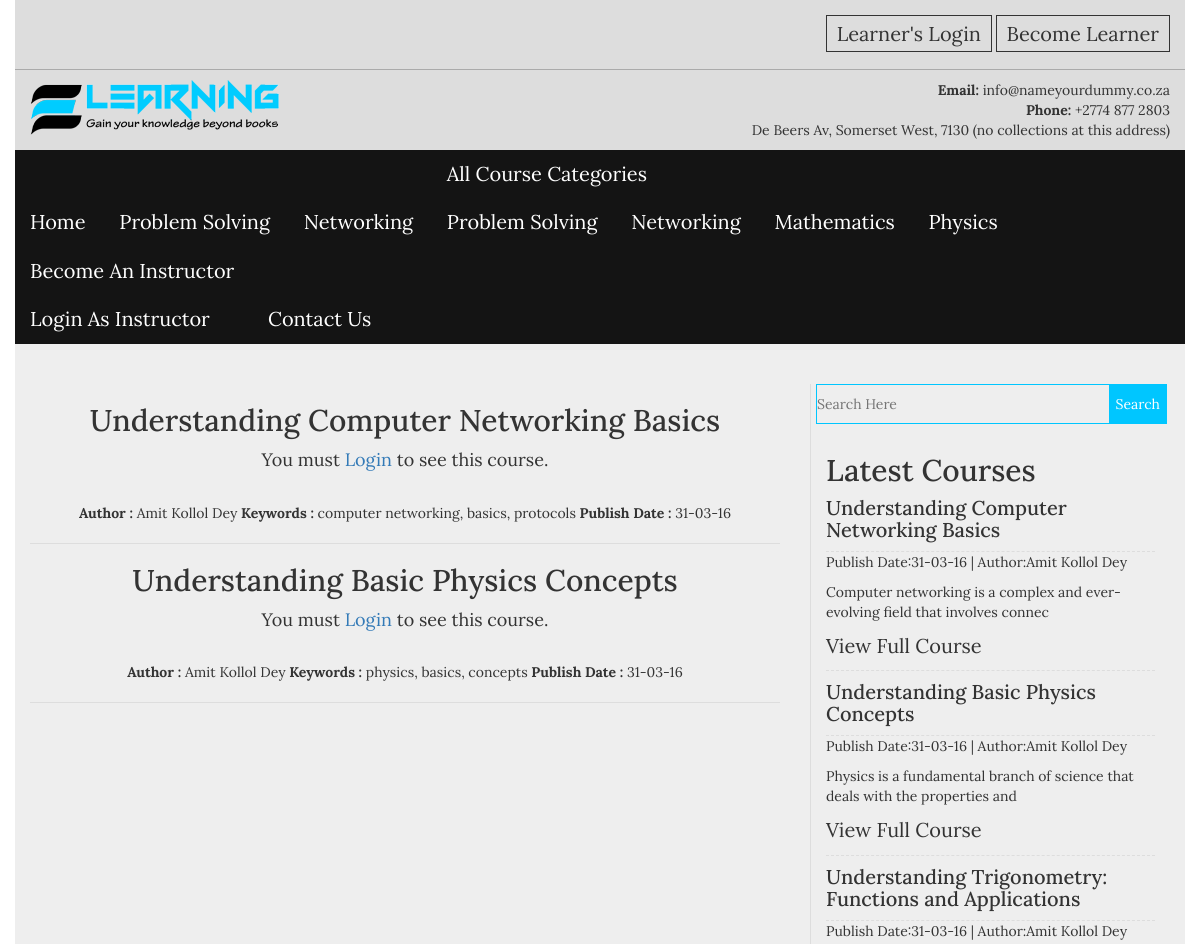
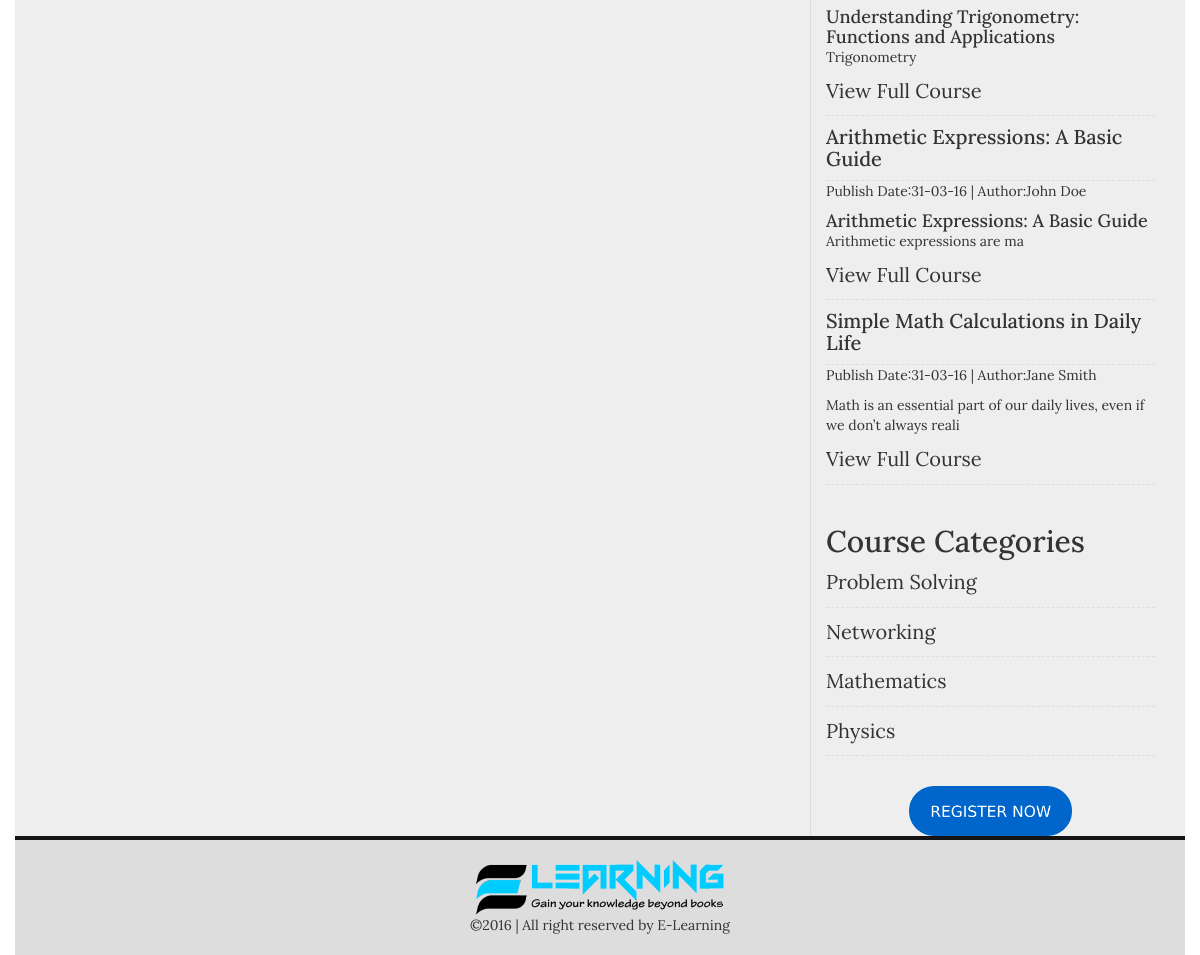
/single.php?post_id=27, run on the app's committed database (2 pictures, top to bottom).
### tables this page shows
CREATE TABLE `categories` (
  `cat_id` int(100) NOT NULL,
  `cat_name` varchar(100) NOT NULL,
  `cat_desc` text NOT NULL,
  `cat_icon` varchar(50) NOT NULL
);

CREATE TABLE `posts` (
  `post_id` int(100) NOT NULL,
  `cat_id` int(100) NOT NULL,
  `post_title` varchar(100) NOT NULL,
  `post_date` text NOT NULL,
  `post_author` varchar(50) NOT NULL,
  `post_keywords` text NOT NULL,
  `post_image` text NOT NULL,
  `post_content` longtext NOT NULL,
  `video_link` varchar(200) NOT NULL
);

### single.php (the view, shortened to what this page needs)
<?php
include("includes/header.php");
?>
<section class="content_area">
    <div class="container">
        <div class="row">
            <div class="col-md-8 col-sm-8 col-xs-12" style="margin-top:40px">
                <div class="our_latest_courses">
                    <?php
                    if(isset($_GET['post_id'])){
                    $post_get_id = $_GET['post_id'];
                    $post = "select * from posts where post_id = '$post_get_id'";
                    $run_post = mysqli_query($con,$post);
                    while($post_row = mysqli_fetch_array($run_post)):
                    $post_title = $post_row ['post_title'];
                    $post_date = $post_row ['post_date'];
                    $post_author = $post_row ['post_author'];
                    $post_featured_image = $post_row ['post_image'];
                    $post_keywords = $post_row ['post_keywords'];
                    $post_content = $post_row ['post_content'];
                    $post_video = $post_row ['video_link'];
                    ?>
                    <div class="single_latest">
                        <div class="section_title text-center">
                         <h2><?php echo $post_title;?></h2>
                          <?php
                            if(isset($_SESSION['luser_name'])):
                           ?>
                            <img src="admin/images/<?php echo $post_featured_image;?>">
                            <?php echo $post_content;?>
                            <p>Youtube Link : </p><a href="<?php echo $post_video;?>"><?php echo $post_video;?></a>
                            <?php else:?>
                            <p>You must <a href="login.php">Login</a> to see this course.</p></br>
                            <?php endif;?>
                            <div class="course_meta">
                                <span><strong>Author : </strong><?php echo $post_author;?></span>
                                <span><strong>Keywords : </strong><?php echo $post_keywords;?></span>
                                <span><strong>Publish Date : </strong><?php echo $post_date;?></span>
                            </div>
                        </div>
                    </div>
                    <?php endwhile;?>
                    <?php };?>
                </div>
            </div>
            <div style="margin-top:40px">
                <?php include("includes/sidebar.php");?>
            </div>
        </div>
    </div>
</section>
<?php include("includes/footer.php");?>

### includes/frontend_menus.php
<div class="menu_top">
    <ul>
        <li><a href="index.php">Home</a></li>
        <?php
        $cat = "select * from categories LIMIT 2";
        $run_cat = mysqli_query($con,$cat);
        while($cat_row = mysqli_fetch_array($run_cat)):
        $category_id = $cat_row['cat_id'];
        $category_name = $cat_row['cat_name'];
        ?>
        <li><a href="single-cat.php?cat_id=<?php echo $category_id;?>"><?php echo $category_name;?></a></li>
        <?php endwhile;?>
        <li><a href="#">All Course Categories</a>
            <ul>
               <?php
                $cat2 = "select * from categories";
                $run_cat2 = mysqli_query($con,$cat2);
                while($cat_row2 = mysqli_fetch_array($run_cat2)):
                $category_id2 = $cat_row2['cat_id'];
                $category_name2 = $cat_row2['cat_name'];
                ?>
                <li><a href="single-cat.php?cat_id=<?php echo $category_id2;?>"><?php echo $category_name2;?></a></li>
                <?php endwhile;?>
            </ul>
        </li>
        <li><a href="admin/registration.php">Become An Instructor</a>
            <ul>
                <li><a href="admin/login.php">Login As Instructor</a></li>
            </ul>
        </li>
        <li><a href="contact.php">Contact Us</a></li>
    </ul>
</div>

### includes/sidebar.php
<div class="col-md-4 col-sm-4 col-xs-12">
    <div class="sidebar_right">
       <div class="search_sidebar">
            <form action="search.php" class="search_bar" method="get">
                <input type="Search" placeholder="Search Here" name="search">
                <input type="Submit" value="Search" name="search_submit">
            </form>
       </div>
        <div class="sidebar_categories">
           <h2>Latest Courses</h2>
            <ul>
            <?php
            $post = "select * from posts ORDER BY 1 DESC LIMIT 5";
            $run_post = mysqli_query($con,$post);
            while($post_row = mysqli_fetch_array($run_post)):
            $post_id = $post_row ['post_id'];
            $post_title = $post_row ['post_title'];
            $post_date = $post_row ['post_date'];
            $post_author = $post_row ['post_author'];
            $post_content = substr($post_row ['post_content'],0,80);
            ?>
            <li>
                <h4><a href="single.php?post_id=<?php echo $post_id;?>"><?php echo $post_title;?></a></h4>
                <span style="display:block;margin-bottom:10px;">Publish Date:<?php echo $post_date;?>  |  Author:<?php echo $post_author;?></span>
                <?php echo $post_content;?>
                <a href="single.php?post_id=<?php echo $post_id;?>">View Full Course</a>
            </li>
            <?php endwhile;?>
            </ul>
        </div>
        <div class="sidebar_categories">
           <h2>Course Categories</h2>
            <ul>
                <?php
                $category = "select * from categories";
                $run_category = mysqli_query($con,$category);
                while($category_row = mysqli_fetch_array($run_category)):
                $cat_id = $category_row ['cat_id'];
                $cat_name = $category_row ['cat_name'];
                ?>
                <li><a href="single-cat.php?cat_id=<?php echo $cat_id;?>"><?php echo $cat_name;?></a></li>
                <?php endwhile;?>
            </ul>
        </div>
        <div class="sidebar_banner">
            <a href="registration.php"><img src="images/register.png" alt="Register Now"></a>
        </div>
    </div>
</div>

### css/style.css (style rules this page uses)
body { font-family: 'Lora', serif; }
img { max-width: 100%; height: auto; }
ul { margin: 0; padding: 0; list-style: none; }
h1,h2,h3,h4,h5,h6,p { margin: 0; padding: 0 }
.container { background: #eee }
.menu_top li { display: inline-block; }
.menu_top { background: #141414 none repeat scroll 0 0; }
.menu_top a { color: #fff; display: block; font-size: 20px; padding: 10px 15px; }
.section_title.text-center > p { font-size: 18px; margin: 10px 0; }
.search_bar input[type="search"] { background: transparent none repeat scroll 0 0; border: 1px solid #00c6ff; display: block; padding: 10px 0; width: 100%; }
.search_bar input[type="submit"] { background: #00c6ff none repeat scroll 0 0; border: medium none; color: #fff; float: right; height: 40px; margin-right: -1px; margin-top: -40px; position: relative; z-index: 999; }
.sidebar_categories { margin: 20px 0; padding: 10px; }
.sidebar_categories a { border-bottom: 1px dashed #ddd; color: #333; display: block; font-size: 20px; padding: 10px 0; }
.sidebar_right { border-left: 1px solid #ddd; padding: 0 5px; }
.sidebar_banner img { height: 50px; margin: 0 auto; }
.sidebar_banner { text-align: center; }
.single_latest { border-bottom: 1px solid #ddd; padding: 20px 0; }
body, html { height: 100%; }

### data on the page
categories: cat_name "Problem Solving"
categories: cat_name "Networking"
categories: cat_name "Mathematics"
categories: cat_name "Physics"
posts: post_title "Understanding Computer Networking Basics", post_author "Amit Kollol Dey", post_keywords "computer networking, basics, protocols", post_date "31-03-16", post_content "Computer networking is a complex and ever-evolving field that involves connec"
posts: post_title "Understanding Basic Physics Concepts", post_author "Amit Kollol Dey", post_keywords "physics, basics, concepts", post_date "31-03-16", post_content "Physics is a fundamental branch of science that deals with the properties and"
posts: post_title "Understanding Trigonometry: Functions and Applications", post_date "31-03-16", post_author "Amit Kollol Dey", post_content "Understanding Trigonometry: Functions and Applications Trigonometry"
posts: post_title "Arithmetic Expressions: A Basic Guide", post_date "31-03-16", post_author "John Doe", post_content "Arithmetic Expressions: A Basic Guide Arithmetic expressions are ma"
posts: post_title "Simple Math Calculations in Daily Life", post_date "31-03-16", post_author "Jane Smith", post_content "Math is an essential part of our daily lives, even if we don’t always reali"
